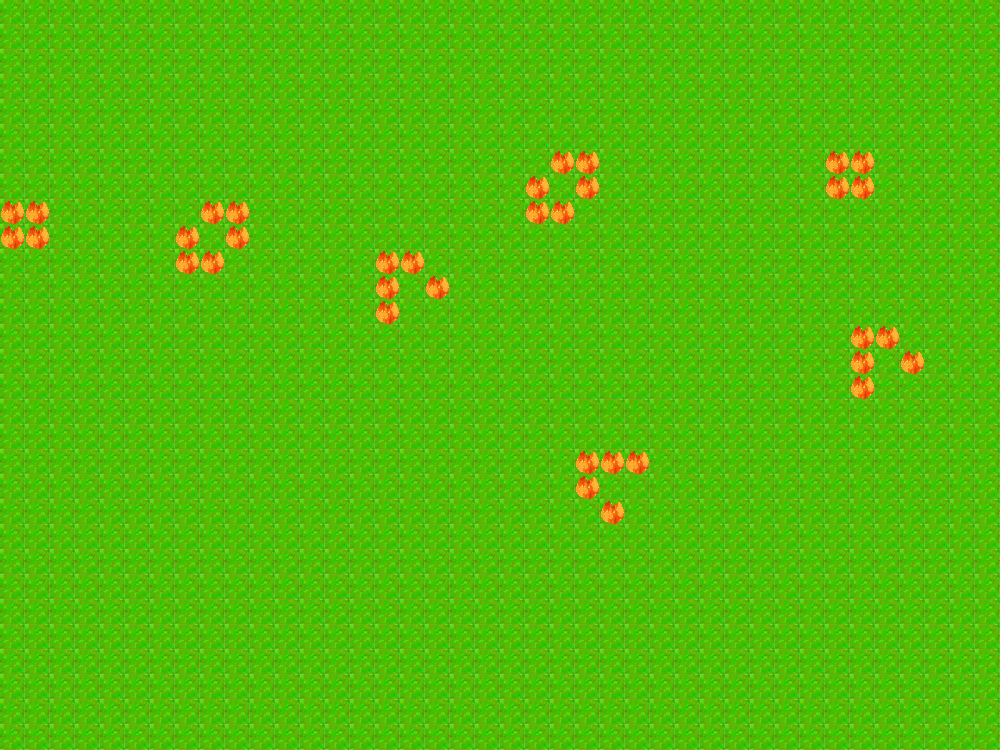

A 2D game scene composited from a Tiled map and its tileset images. What follows is a short description and the map's XML, with each tile layer's data collapsed to a summary:
An orthogonal 40x30 tile map with 25x25 px tiles, 1 tile layer (base), 2 tilesets.

<map version="1.0" orientation="orthogonal" width="40" height="30" tilewidth="25" tileheight="25">
 <tileset firstgid="1" name="ourset" tilewidth="25" tileheight="25">
  <image source="tileset.png" width="250" height="25" />
 </tileset>
 <tileset firstgid="11" name="itemset" tilewidth="25" tileheight="25">
  <image source="itemset.png" width="250" height="25" />
 </tileset>
 <layer name="base" width="40" height="30">
  <data>[1200 cells, 1200 non-empty, 2 distinct tile ids]</data>
 </layer>
</map>
